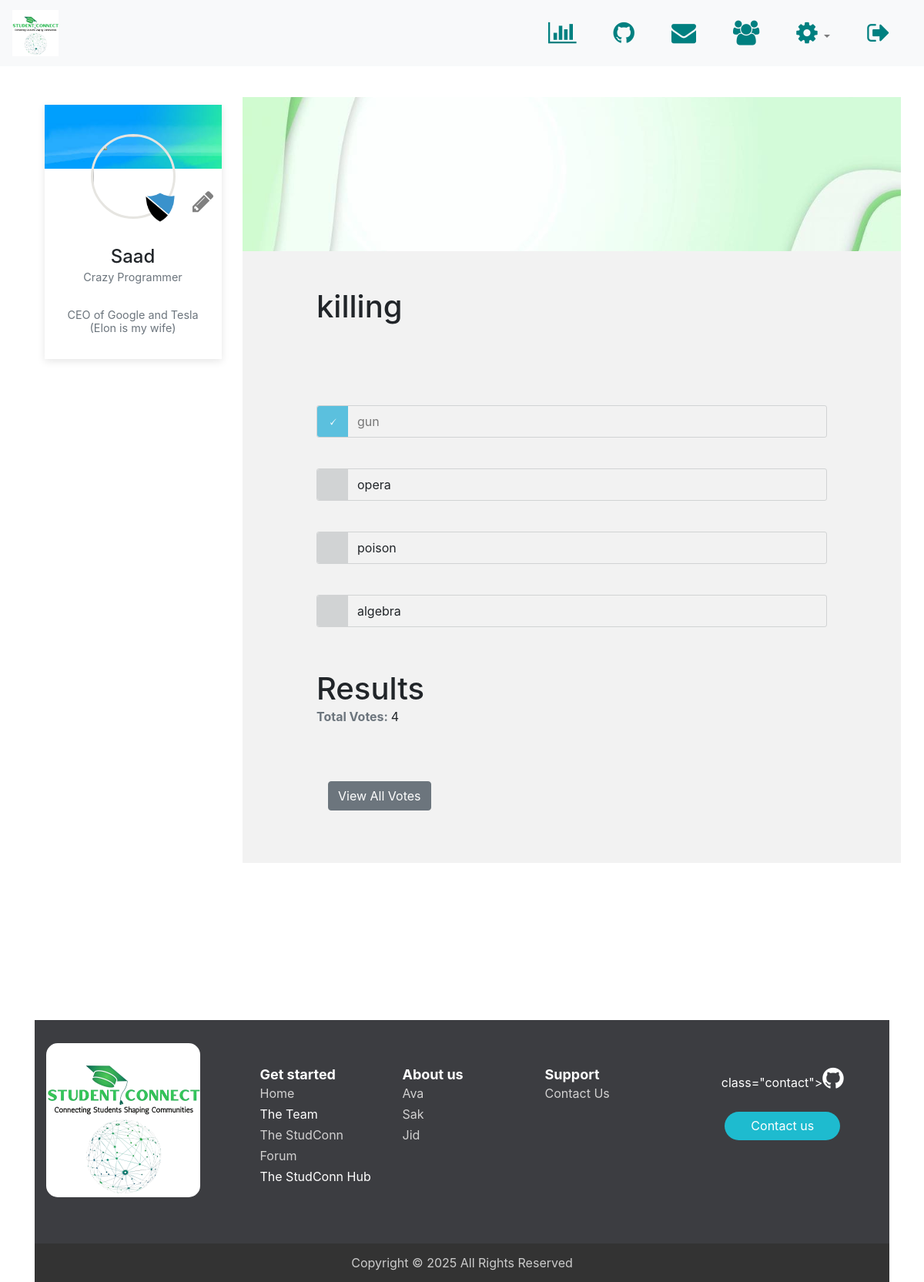
/poll.php?poll=12 (signed in), run on the app's committed database.
### tables this page shows
CREATE TABLE `polls` (
  `id` int(11) NOT NULL,
  `subject` varchar(255) NOT NULL,
  `created` datetime NOT NULL,
  `modified` datetime NOT NULL,
  `status` enum('1','0') NOT NULL DEFAULT '1',
  `created_by` int(11) NOT NULL,
  `poll_desc` varchar(5000) NOT NULL,
  `locked` int(1) NOT NULL DEFAULT '0'
);

CREATE TABLE `poll_options` (
  `id` int(11) NOT NULL,
  `poll_id` int(11) NOT NULL,
  `name` varchar(255) NOT NULL,
  `created` datetime NOT NULL,
  `modified` datetime NOT NULL,
  `status` enum('1','0') NOT NULL DEFAULT '1'
);

### includes/poll.class.php (called while the page is built, shortened)
<?php
class poll {
    private $db      = false;
    private $pollTbl = 'polls';
    private $optTbl  = 'poll_options';
    private $voteTbl = 'poll_votes';
    public function __construct(){
        if(!$this->db){
            require 'dbh.inc.php';
            if($conn->connect_error){
                die("Failed to connect with MySQL: " . $conn->connect_error);
            }
            else{
                $this->db = $conn;
            }
        }
    }
    private function getQuery($sql,$returnType = ''){
        $result = $this->db->query($sql);
        if($result){
            switch($returnType){
                case 'single':
                    $data = $result->fetch_assoc();
                    break;
                default:
                    if($result->num_rows > 0){
                        while($row = $result->fetch_assoc()){
                            $data[] = $row;
                        }
                    }
            }
        }
        return !empty($data)?$data:false;
    }
    public function getPolls($i, $pollType = 'single'){
        $pollData = array();
        $sql = "SELECT * FROM ".$this->pollTbl." WHERE status = '1' AND id=".$i." ORDER BY created DESC";
        $pollResult = $this->getQuery($sql, $pollType);
        if(!empty($pollResult)){
            if($pollType == 'single'){
                $pollData['poll'] = $pollResult;
                $sql2 = "SELECT * FROM ".$this->optTbl." WHERE poll_id = ".$pollResult['id']." AND status = '1'";
                $optionResult = $this->getQuery($sql2);
                $pollData['options'] = $optionResult;
            }
        }
        return !empty($pollData)?$pollData:false;
    }
    public function getResult($pollID){
        $resultData = array();
        if(!empty($pollID)){
            $sql = "SELECT p.subject, count(v.id) as total_votes  FROM ".$this->voteTbl." as v LEFT JOIN ".$this->pollTbl." as p ON p.id = v.poll_id WHERE poll_id = ".$pollID;
            $pollResult = $this->getQuery($sql,'single');
            if(!empty($pollResult)){
                $resultData['poll'] = $pollResult['subject'];
                $resultData['total_votes'] = $pollResult['total_votes'];
                $sql2 = "SELECT o.id, o.name, ( "
                        . "SELECT COUNT(*) "
                        . "from " . $this->voteTbl . " v "
                        . "WHERE v.poll_id = " . $pollID . " "
                        . "AND v.poll_option_id = o.id "
                        . ") as vote_count "
                        . "FROM " . $this->optTbl . " o "
                        . "WHERE o.poll_id = " . $pollID . ";";
                $optResult = $this->getQuery($sql2);
                if(!empty($optResult)){
                    foreach($optResult as $orow){
                        $resultData['options'][$orow['name']] = $orow['vote_count'];
                    }
                }
            }
        }
        return !empty($resultData)?$resultData:false;
    }
}

### poll.php (the view, shortened to what this page needs)
<?php
    require 'includes/dbh.inc.php';
    if (isset($_GET['poll']))
    {
        $pollid = $_GET['poll'];
    }
    else
    {
        header("Location: index.php");
        exit();
    }
    include 'includes/HTML-head.php';
?>
    </head>
    <body>
    <?php
        include 'includes/navbar.php';
        include 'includes/poll.class.php';
        $poll = new Poll;
        $pollData = $poll->getPolls($pollid);
    ?>
        <div class="container">
        <div class="row">
          <div class="col-sm-3">
              <?php include 'includes/profile-card.php'; ?>
          </div>
            <div class="col-sm-9" id="user-section">
              <img class="event-cover" src="img/BnG8.jpg">
              <div class="px-5 my-5">
                  <div class="px-5">
                      <form action="" method="post" name="pollFrm">
                        <h1><?php echo $pollData['poll']['subject']; ?></h1>
                        <br>
                        <br><br>
                            <div class="funkyradio">
                            <?php
                                $sql2 = 'select poll_option_id from poll_votes where poll_id = ? and vote_by = ?';
                                $stmt = mysqli_stmt_init($conn);
                                mysqli_stmt_prepare($stmt, $sql2);
                                mysqli_stmt_bind_param($stmt, "ss", $pollid, $_SESSION['userId']);
                                mysqli_stmt_execute($stmt);
                                $result = mysqli_stmt_get_result($stmt);
                                $row = mysqli_fetch_assoc($result);
                                $voted = $row['poll_option_id'];
                                foreach($pollData['options'] as $opt){
                                    echo '<div class="funkyradio-info">
                                                <input type="radio" name="voteOpt" id="option'.$opt['id'].'"
                                                    value="'.$opt['id'].'" ';
                                    echo            '>
                                                    <label for="option'.$opt['id'].'">'.$opt['name'].'</label>
                                            </div>';
                                }
                                echo '</div><br><br>';
                                if (!empty($voted))
                                {
                                    $pollResult = $poll->getResult($_GET['poll']);
                                    echo '<h1>Results</h1>';
                                    echo '<b class="text-muted">Total Votes: </b>'.$pollResult['total_votes'].'
                                            <br><br>';
                                    echo '<div class="col-md-12 col-lg-8">';
                            ?>
                            <br><br>
                            <a href="./poll-voters.php?poll=<?php echo $_GET['poll']; ?>"
                               class="btn btn-secondary">View All Votes</a>
                            <?php
                                }
                            ?>
                    </form>
                  </div>
              </div>
          </div>
        </div>
      </div>
    <?php include 'includes/footer.php'; ?>
    </body>
</html>

### css/styles.css (style rules this page uses)
html, body { height: 100%; }
a { text-decoration: none }
#user-section { background-color: #F2F2F2; padding: 0px; margin: 40px 0px 60px 0px; padding-bottom: 20px; }
* { word-wrap: break-word; overflow-wrap: break-word; }
.event-cover { width: 100%; height: 200px; object-fit: cover; }
.funkyradio label { min-width: 400px; width: 100%; border-radius: 3px; border: 1px solid #D1D3D4; font-weight: normal; }
.funkyradio input[type="radio"]:empty ~ label, .funkyradio input[type="checkbox"]:empty ~ label { position: relative; line-height: 2.5em; text-indent: 3.25em; margin-top: 2em; cursor: pointer; -webkit-user-select: none; -moz-user-select: none; -ms-user-select: none; user-select: none; }
.funkyradio input[type="radio"]:empty ~ label:before, .funkyradio input[type="checkbox"]:empty ~ label:before { position: absolute; display: block; top: 0; bottom: 0; left: 0; content:''; width: 2.5em; background: #D1D3D4; border-radius: 3px 0 0 3px; }
.funkyradio input[type="radio"]:checked ~ label:before, .funkyradio input[type="checkbox"]:checked ~ label:before { content:'\1f5f8'; text-indent: .9em; color: #333; background-color: #ccc; }
.funkyradio input[type="radio"]:checked ~ label, .funkyradio input[type="checkbox"]:checked ~ label { color: #777; }
.funkyradio-info input[type="radio"]:checked ~ label:before, .funkyradio-info input[type="checkbox"]:checked ~ label:before { color: #fff; background-color: #5bc0de; }
h1, h2, h3, h4, h5, h6, p, a, ul, span, li, img, inpot, button { margin: 0; padding: 0; }

### data on the page
polls: subject "killing"
poll_options: name "gun"
poll_options: name "opera"
poll_options: name "poison"
poll_options: name "algebra"

### other printed values
$_SESSION['userUid'] "Saad"
$_SESSION['f_name']." ".$_SESSION['l_name'] "Crazy Programmer"
$_SESSION['headline'] "CEO of Google and Tesla (Elon is my wife)"
$pollResult['total_votes'] "4"
